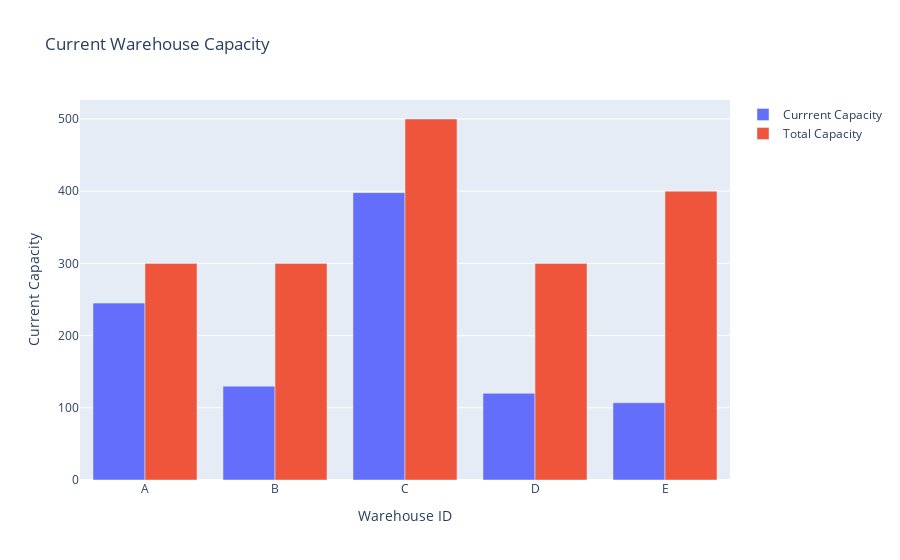

Source (notebook cell):
### Code cell
number_cotainers_per_warehouse = warehouse_df['warehouse_id'].value_counts()
number_cotainers_per_warehouse.sort_index(inplace=True)

def plot_current_warehouse_capacity():
    fig = go.Figure()
    # Plot current warehouse capacity
    fig.add_bar(x=number_cotainers_per_warehouse.index, y=
                 number_cotainers_per_warehouse.values,name="Currrent Capacity")
    # Another seperate bar for total capacity per warehouse, so we can compare
    fig.add_bar(x=warehouse_capacity_df['warehouse_id'], y=warehouse_capacity_df['total_capacity'],
                name='Total Capacity')
    # Add title and axis labels
    fig.update_layout(
        title='Current Warehouse Capacity',
        xaxis_title='Warehouse ID',
        yaxis_title='Current Capacity'
    )
    # Add legend
    fig.update_layout(showlegend=True,barmode='group')
    # Add legend for total capacity and current capacity
    
    return fig

plot_current_warehouse_capacity()

### Figure 1 — Plotly figure (JSON) as saved in the notebook; plotly's stock layout.template omitted (floating-point values rounded to 4 significant figures)
{"data": [{"name": "Currrent Capacity", "type": "bar", "x": ["A", "B", "C", "D", "E"], "y": [245, 130, 398, 120, 107]}, {"name": "Total Capacity", "type": "bar", "x": ["A", "B", "C", "D", "E"], "y": [300, 300, 500, 300, 400]}], "layout": {"barmode": "group", "showlegend": true, "title": {"text": "Current Warehouse Capacity"}, "xaxis": {"title": {"text": "Warehouse ID"}}, "yaxis": {"title": {"text": "Current Capacity"}}}}
